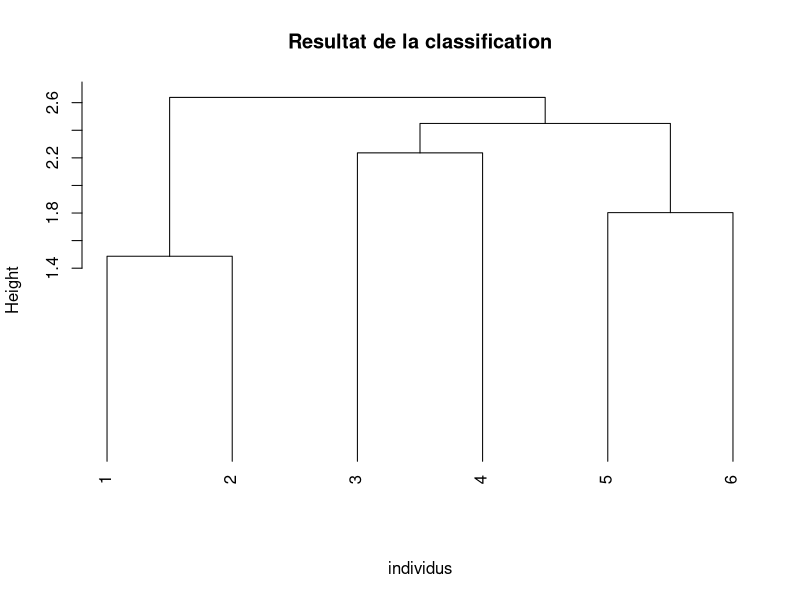
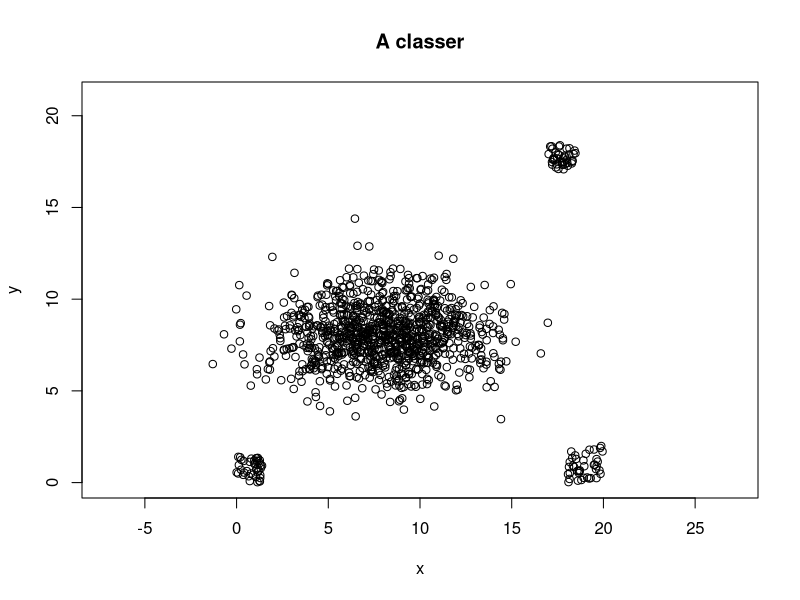
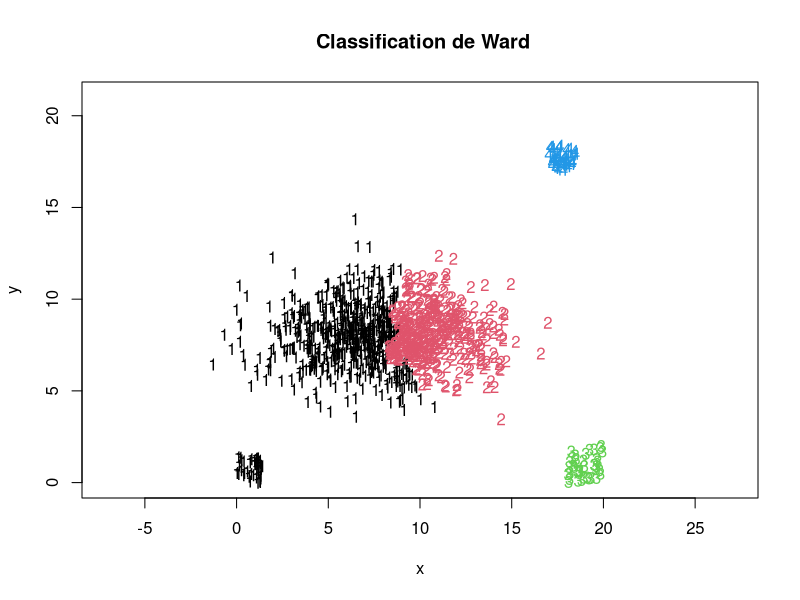

Write the R code that produced these figures, in order.
## ---- chunk 1
library(xtable)

tabtp <- read.delim("donnees/aveclesmains.txt", dec=",")
euclidienne<-dist(tabtp[,c("Longueur","Largeur","Poids")])
print(as.matrix(euclidienne), type = "html")
#print(xtable(as.matrix(round(dist(tabtp[,c("Longueur","Largeur","Poids")]),2))),type='html')
## ---- chunk 2
tabtp <- read.delim("donnees/aveclesmains.txt", dec=",")
euclidienne<-dist(tabtp[,c("Longueur","Largeur","Poids")])
library(cluster)
dd<-as.hclust(agnes(euclidienne,method="single"))
plot(dd, main = "Resultat de la classification",xlab = "individus", sub = "",hang=-1)

## ---- chunk 3
set.seed(665544)
x<-cbind(c(runif(40, 0, 1.5),rnorm(1000, 8,sd=3), runif(40, 18, 20),runif(40,17,18.5)),
      c(runif(40, 0, 1.5),rnorm(1000, 8, sd=1.5), runif(40, 0, 2),runif(40,17,18.5)))
plot(x,xlim=c(-1,21),ylim=c(0,21),asp=1, main="A classer",xlab="x",ylab="y")

top<-cutree(agnes(x,method="ward"),4)

plot(x,xlim=c(-1,21),ylim=c(0,21),xlab="x",ylab="y",asp=1,type="n",main=" Classification de Ward")
for (i in 1:4)
{
points(x[which(top==i),],pch=paste(i),col=i)
}

## ---- chunk 4
tabtp <- read.delim("donnees/aveclesmains.txt", dec=",")
euclidienne<-dist(tabtp[,c("Longueur","Largeur","Poids")])
print(euclidienne)
#print(xtable(as.data.frame(round(euclidienne,2))),type="html")
